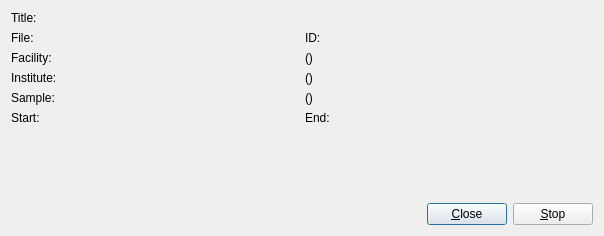
<?xml version="1.0" encoding="UTF-8"?>
<ui version="4.0">
 <class>SardanaWriterDlg</class>
 <widget class="QDialog" name="SardanaWriterDlg">
  <property name="geometry">
   <rect>
    <x>0</x>
    <y>0</y>
    <width>604</width>
    <height>236</height>
   </rect>
  </property>
  <property name="windowTitle">
   <string>SardanaNexusWriter</string>
  </property>
  <layout class="QGridLayout" name="gridLayout">
   <item row="0" column="0">
    <layout class="QVBoxLayout" name="verticalLayout">
     <item>
      <widget class="QLabel" name="titleLabel">
       <property name="text">
        <string>Title:</string>
       </property>
      </widget>
     </item>
     <item>
      <layout class="QHBoxLayout" name="horizontalLayout">
       <item>
        <widget class="QLabel" name="fileLabel">
         <property name="text">
          <string>File:</string>
         </property>
        </widget>
       </item>
       <item>
        <widget class="QLabel" name="idLabel">
         <property name="text">
          <string>ID:</string>
         </property>
        </widget>
       </item>
      </layout>
     </item>
     <item>
      <layout class="QHBoxLayout" name="horizontalLayout_2">
       <item>
        <widget class="QLabel" name="facilityLabel">
         <property name="text">
          <string>Facility:</string>
         </property>
        </widget>
       </item>
       <item>
        <widget class="QLabel" name="facilitySLabel">
         <property name="text">
          <string>()</string>
         </property>
        </widget>
       </item>
      </layout>
     </item>
     <item>
      <layout class="QHBoxLayout" name="horizontalLayout_3">
       <item>
        <widget class="QLabel" name="instituteLabel">
         <property name="text">
          <string>Institute:</string>
         </property>
        </widget>
       </item>
       <item>
        <widget class="QLabel" name="instituteSLabel">
         <property name="text">
          <string>()</string>
         </property>
        </widget>
       </item>
      </layout>
     </item>
     <item>
      <layout class="QHBoxLayout" name="horizontalLayout_4">
       <item>
        <widget class="QLabel" name="sampleLabel">
         <property name="text">
          <string>Sample:</string>
         </property>
        </widget>
       </item>
       <item>
        <widget class="QLabel" name="formulaLabel">
         <property name="text">
          <string>()</string>
         </property>
        </widget>
       </item>
      </layout>
     </item>
     <item>
      <layout class="QHBoxLayout" name="horizontalLayout_5">
       <item>
        <widget class="QLabel" name="startLabel">
         <property name="text">
          <string>Start:</string>
         </property>
        </widget>
       </item>
       <item>
        <widget class="QLabel" name="endLabel">
         <property name="text">
          <string>End:</string>
         </property>
        </widget>
       </item>
      </layout>
     </item>
     <item>
      <spacer name="verticalSpacer">
       <property name="orientation">
        <enum>Qt::Vertical</enum>
       </property>
       <property name="sizeHint" stdset="0">
        <size>
         <width>20</width>
         <height>40</height>
        </size>
       </property>
      </spacer>
     </item>
     <item>
      <layout class="QHBoxLayout" name="horizontalLayout_6">
       <item>
        <spacer name="horizontalSpacer">
         <property name="orientation">
          <enum>Qt::Horizontal</enum>
         </property>
         <property name="sizeHint" stdset="0">
          <size>
           <width>40</width>
           <height>20</height>
          </size>
         </property>
        </spacer>
       </item>
       <item>
        <widget class="QPushButton" name="closePushButton">
         <property name="text">
          <string>&amp;Close</string>
         </property>
        </widget>
       </item>
       <item>
        <widget class="QPushButton" name="stopPushButton">
         <property name="text">
          <string>&amp;Stop</string>
         </property>
        </widget>
       </item>
      </layout>
     </item>
    </layout>
   </item>
  </layout>
 </widget>
 <resources/>
 <connections/>
</ui>
